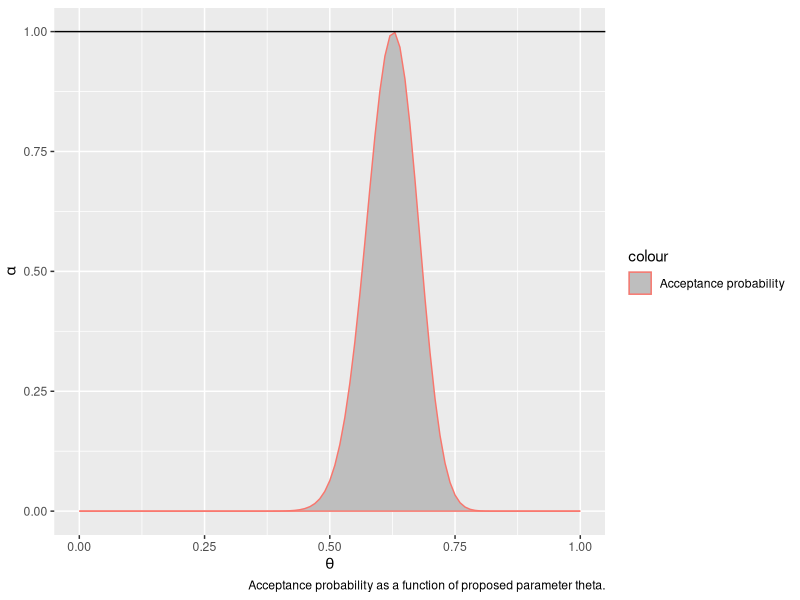
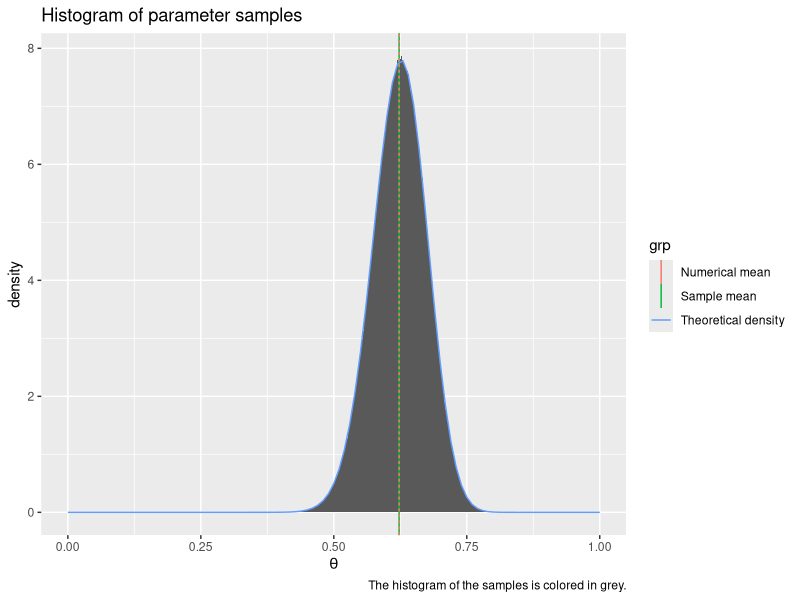
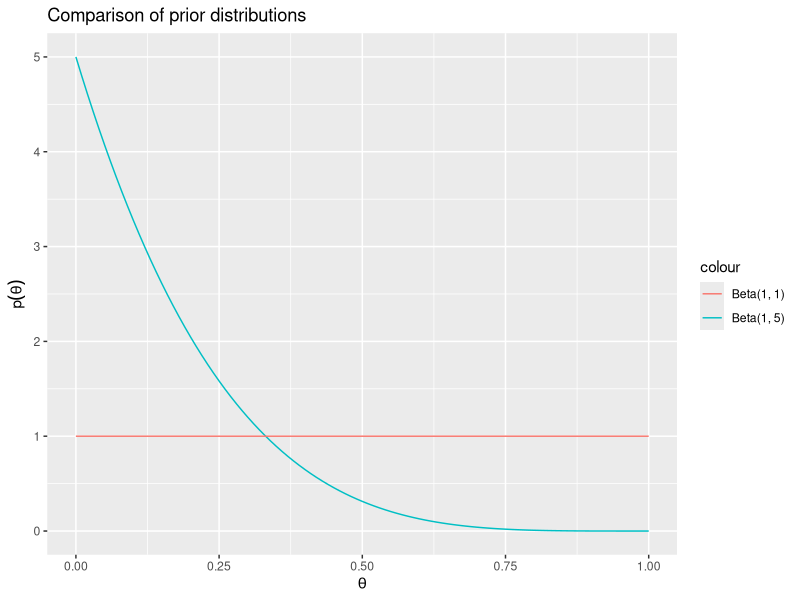
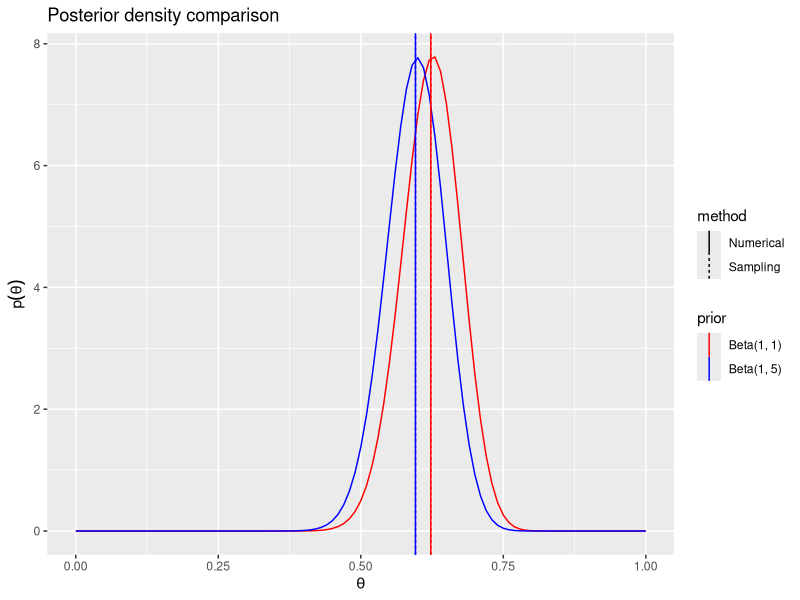
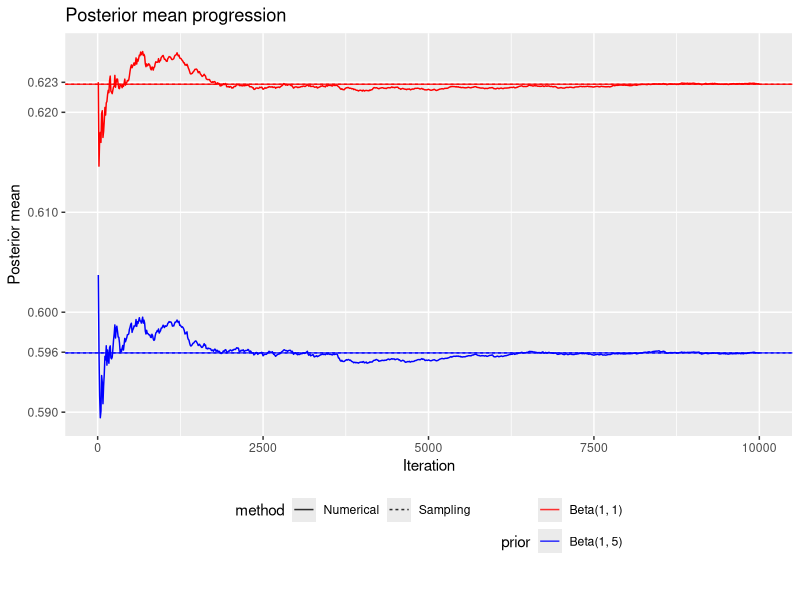

The R script that drew these images, in order:
## ---- chunk 1
library(ggplot2)
library(tibble)
library(knitr)
library(kableExtra)
library(purrr)
data <- tibble(
  cellCount = c("$y_1 = 125$", "$y_2 = 18$", "$y_3 = 20$", "$y_4 = 34$"),
  probability = c("$\\frac{1}{2} + \\frac{\\theta}{4}$", "$\\frac{1 - \\theta}{4}$", "$\\frac{1 - \\theta}{4}$", "$\\frac{\\theta}{4}$")
)
data %>%
  kable(
    col.names = c("Cell count", "Probability"),
    caption = "Table 1: Genetic linkage data"
  ) %>%
  kable_styling()
## ---- chunk 2
construct_f <- function(y) {
  #' Return proportional distribution function for f which satisfies max(f) = 1

  # Proportional function of f in log-space
  unscaled_log_f <- function(theta) {
    y[1] * log(2 + theta) + (y[2] + y[3]) * log(1 - theta) + y[4] * log(theta)
  }

  # Find the maxima of this function in log-space
  log_maxima <- optimize(
    f = unscaled_log_f,
    maximum = TRUE,
    interval = c(0, 1)
  )$objective
  
  # Scale f to have max value 1
  # NB! This does not integrate to 1, so it is not a proper density function!
  # You can use make_density for that purpose.
  scaled_f <- function(theta) {
    return(exp(unscaled_log_f(theta) - log_maxima))
  }
  return(scaled_f)
}
## ---- chunk 3
make_density <- function(f, lower = 0, upper = 1) {
  #' Given f, returns a new function which integrates to 1 over the given interval
  normalizer = integrate(f, lower = lower, upper = upper)$value
  normalized_function <- function(...) {
    return(f(...) / normalizer)
  }
  return(normalized_function)
}
## ---- chunk 4
sample_theta <- function(n, y) {
  #' Generate n theta samples from f function, given 4-vector y
  #' Returns a list with thetas key to $theta,
  #' and the number of tries keyed to $tries.
  f_density <- construct_f(y = y)
  found <- vector()
  tries <- 0
  while(length(found) < n) {
    # Number of samples that remain to be found
    remaining <- n - length(found)
    tries <- tries + remaining

    # These are proposed values that might be accepted...
    x <- runif(remaining)

    # ... with acceptance probability
    alpha <- f_density(x)

    # Append the values that get accepted
    u <- runif(remaining)
    success <- u <= alpha
    found <- c(found, x[success])
  }
  return(list(theta = found, tries = tries))
}
## ---- chunk 5
y <- c(125, 18, 20, 34)
f_scaled_density <- construct_f(y = y)
df <- enframe(rnorm(1))
ggplot(data = df) + aes(x = value) +
  stat_function(
    fun = f_scaled_density,
    xlim = c(0, 1),
    mapping = aes(col = 'Acceptance probability'),
    geom = "area",
    fill = "gray"
  ) +
  geom_hline (
    yintercept = 1,
    mapping = aes(col = 'Uniform distribution')
  ) +
  scale_y_continuous(
    name = expression(alpha)
  ) +
  scale_x_continuous(
    name = expression(theta)
  ) +
  labs(
    caption = "Acceptance probability as a function of proposed parameter theta."
  )
## ---- chunk 6
M <- 10000000
theta_sampling_result <- sample_theta(n = M, y = y)
theta_samples <- enframe(theta_sampling_result$theta)
## ---- chunk 7
thetaSampleMean <- mean(theta_samples$value)
## ---- chunk 8
f_density <- make_density(f_scaled_density)
thetaExpectedMean <- integrate(
  f = function(theta) theta * f_density(theta),
  lower = 0,
  upper = 1
)$value
## ---- chunk 9
means <- tibble(
  xint = c(thetaSampleMean, thetaExpectedMean),
  grp = c("Sample mean", "Numerical mean")
)
binWidth = 0.001
theta_samples %>%
  ggplot() +
  geom_histogram(
    mapping = aes(x = value, y = ..density..),
    binwidth = binWidth,
    boundary = 0,
    size = 0
  ) +
  geom_vline(
    data = means,
    aes(
      xintercept = xint,
      col = grp,
      linetype = c("dashed", "dotted")
    )
  ) +
  stat_function(
    fun = f_density,
    xlim = c(0, 1),
    aes(col = 'Theoretical density')
  ) +
  guides(linetype = FALSE) +
  scale_x_continuous(
    name = expression(theta),
    limits = c(0, 1)
  ) +
  labs(
    title = "Histogram of parameter samples",
    caption = "The histogram of the samples is colored in grey."
  )
## ---- chunk 10
means %>%
  kable(
    col.names = c("Posterior mean", "Method"),
    caption = "Table 2: Posterior mean calculation comparison"
  ) %>%
  kable_styling()
## ---- chunk 11
average_theta_tries <- theta_sampling_result$tries / M
cNumeric = optimize(
  f = f_density,
  interval = c(0, 1),
  maximum = TRUE
)$objective
attempts <- tibble(
  method = c("Sampling", "Theoretical"),
  attempts = c(average_theta_tries, cNumeric)
)
attempts %>%
  kable(
    caption = "Table 3: Required proposals for each accepted sample",
    col.names = c("Method", "Required proposals")
  ) %>%
  kable_styling()
## ---- chunk 12
alpha <- 1
beta <- 5
tibble(x = c(0, 1)) %>%
  ggplot(aes(x)) +
  stat_function(
    fun = partial(dbeta, shape1 = alpha, shape2 = beta),
    aes(col = "Beta(1, 5)")
  ) +
  stat_function(
    fun = partial(dbeta, shape1 = 1, shape2 = 1),
    aes(col = "Beta(1, 1)")
  ) +
  scale_x_continuous(
    name = expression(theta)
  ) +
  scale_y_continuous(
    name = expression(p(theta)),
    limits = c(0, NA)
  ) +
  labs(
    title = "Comparison of prior distributions"
  )
## ---- chunk 13
posteriorMean <- function(theta_samples, beta = 5) {
  weights <- (1 - theta_samples) ** (beta - 1)
  importanceThetaMean <- sum(theta_samples * weights) / sum(weights)
  return(importanceThetaMean)
}
importanceThetaMean <- posteriorMean(theta_samples = theta_samples$value)
## ---- chunk 14
generatePosterior <- function(y, alpha = 1, beta = 5) {
  log_unscaled = function(theta) {
    y[1] * log(2 + theta) + (y[2] + y[3] + beta - 1) * log(1 - theta) + (y[4] + alpha - 1) * log(theta)
  }
  normalizingConstant <- integrate(
    f = function(theta) exp(log_unscaled(theta)),
    lower = 0,
    upper = 1
  )$value
  scaledPosterior <- function(theta) {
    return(exp(log_unscaled(theta)) / normalizingConstant)
  }
  return(scaledPosterior)
}
newPosterior <- generatePosterior(y = y, beta = 5)
newPosteriorIntegralMean <- integrate(
  f = function(theta) theta * newPosterior(theta),
  lower = 0,
  upper = 1
)$value

oldPosterior <- generatePosterior(y = y, beta = 1)
oldPosteriorIntegralMean <- integrate(
  f = function(theta) theta * oldPosterior(theta),
  lower = 0,
  upper = 1
)$value
## ---- chunk 15
meanResults <- tibble(
  posteriorMeans=c(
    mean(theta_samples$value),
    importanceThetaMean,
    oldPosteriorIntegralMean,
    newPosteriorIntegralMean
  ),
  prior = c(
    "Beta(1, 1)",
    "Beta(1, 5)",
    "Beta(1, 1)", 
    "Beta(1, 5)"
  ),
  method = c(
    "Sampling",
    "Sampling",
    "Numerical", 
    "Numerical"
  ),
  grp=c(
    "Old posterior asymptotic",
    "New posterior asymptotic",
    "Old posterior numerical integration",
    "New posterior numerical integration"
  )
)

ggplot(data = data.frame(x = c(0, 1))) +
  aes(x) +
  stat_function(
    fun = oldPosterior,
    xlim = c(0, 1),
    col = "red"
  ) +
  stat_function(
    fun = newPosterior,
    xlim = c(0, 1),
    col = "blue"
  ) +
  geom_vline(
    data = meanResults,
    mapping = aes(
      xintercept = posteriorMeans,
      col = prior,
      linetype = method
    )
  ) +
  scale_x_continuous(
    name = expression(theta)
  ) +
  scale_y_continuous(
    name = expression(p(theta))
  ) +
  scale_colour_manual(
    values = c("red", "blue")
  ) +
  labs(
    title = "Posterior density comparison"
  )
## ---- chunk 16
# Take the first 10 thousand iterations with step size = 10
row_seq <- seq(10, 10000, 10)

# Subset the first k samples of theta under the uniform prior
thetaSubsets <- lapply(row_seq, function(k) theta_samples$value[1:k])

# Calculate the posterior mean under the old and new prior
meanProgression <- tibble(
  iteration = row_seq,
  oldPosterior = sapply(thetaSubsets, mean),
  newPosterior = sapply(thetaSubsets, posteriorMean)
)

# Plot the posterior mean progressions
meanProgression %>%
  ggplot(aes(x = iteration, posteriorMean)) +
  geom_line(
    aes(y = oldPosterior),
    col = "red"
  ) +
  geom_line(
    aes(y = newPosterior),
    col = "blue"
  ) +
  geom_hline(
    data = meanResults,
    aes(
      yintercept = posteriorMeans,
      col = prior,
      linetype = method
    ),
    alpha = 0.8
  ) +
  theme(legend.position = "bottom") +
  guides(col=guide_legend(nrow=3, byrow = FALSE)) +
  ylab("Posterior mean") +
  xlab("Iteration") +
  scale_y_continuous(
    breaks = c(
      seq(0.59, 0.64, 0.01),
      round(oldPosteriorIntegralMean, digits = 3),
      round(newPosteriorIntegralMean, digits = 3)
    ),
    limits = c(NA, NA)
  ) +
  scale_colour_manual(
    values = c("red", "blue")
  ) +
  theme(
    panel.grid.minor.y = element_blank()
  ) + labs(
    title = "Posterior mean progression"
  )
